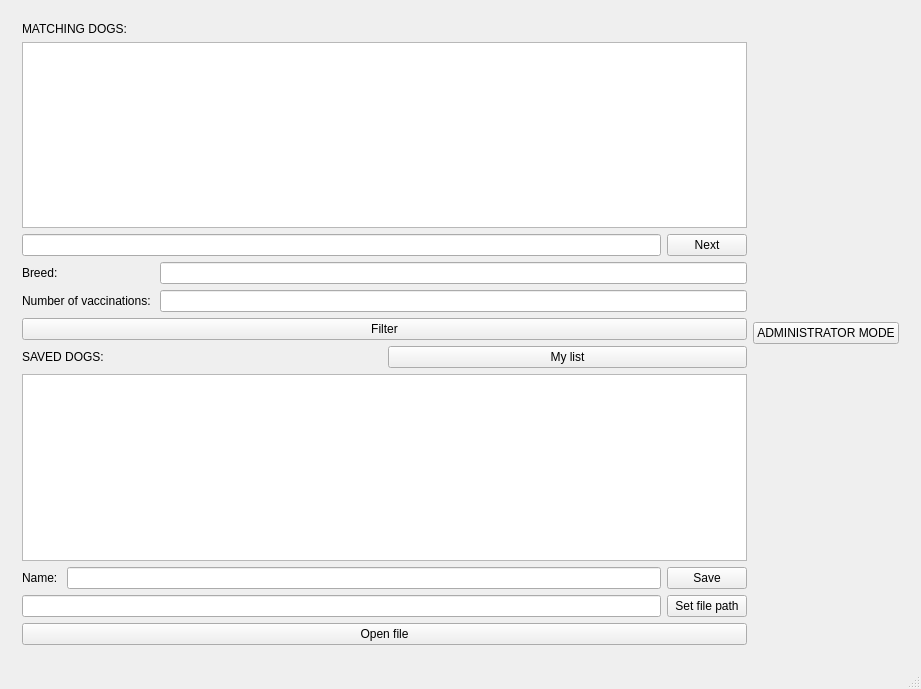
<?xml version="1.0" encoding="UTF-8"?>
<ui version="4.0">
 <class>GUIClass</class>
 <widget class="QMainWindow" name="GUIClass">
  <property name="geometry">
   <rect>
    <x>0</x>
    <y>0</y>
    <width>921</width>
    <height>689</height>
   </rect>
  </property>
  <property name="windowTitle">
   <string>GUI</string>
  </property>
  <property name="styleSheet">
   <string notr="true"/>
  </property>
  <widget class="QWidget" name="centralWidget">
   <layout class="QHBoxLayout" name="horizontalLayout_3">
    <item>
     <widget class="QStackedWidget" name="mainStackedWidget">
      <property name="currentIndex">
       <number>1</number>
      </property>
      <widget class="QWidget" name="administratorStackedWidgetPage">
       <layout class="QHBoxLayout" name="horizontalLayout">
        <item>
         <layout class="QHBoxLayout" name="administratorHorizontalLayout">
          <item>
           <layout class="QVBoxLayout" name="administratorVerticalLayout">
            <item>
             <widget class="QListWidget" name="administratorDogsListWidget"/>
            </item>
            <item>
             <layout class="QFormLayout" name="administratorDogFormLayout">
              <item row="0" column="0">
               <widget class="QLabel" name="administratorNameLabel">
                <property name="text">
                 <string>Name: </string>
                </property>
               </widget>
              </item>
              <item row="0" column="1">
               <widget class="QLineEdit" name="administratorNameLineEdit"/>
              </item>
              <item row="1" column="0">
               <widget class="QLabel" name="administratorBreedLabel">
                <property name="text">
                 <string>Breed: </string>
                </property>
               </widget>
              </item>
              <item row="1" column="1">
               <widget class="QLineEdit" name="administratorBreedLineEdit"/>
              </item>
              <item row="2" column="0">
               <widget class="QLabel" name="administratorBirthDateLabel">
                <property name="text">
                 <string>Birth date: </string>
                </property>
               </widget>
              </item>
              <item row="2" column="1">
               <widget class="QLineEdit" name="administratorBirthDateLineEdit"/>
              </item>
              <item row="3" column="0">
               <widget class="QLabel" name="administratorVaccinationsNumberLabel">
                <property name="text">
                 <string>Number of vaccinations: </string>
                </property>
               </widget>
              </item>
              <item row="3" column="1">
               <widget class="QLineEdit" name="administratorVaccinationsNumberLineEdit"/>
              </item>
              <item row="4" column="0">
               <widget class="QLabel" name="administratorPhotographLabel">
                <property name="text">
                 <string>Photograph: </string>
                </property>
               </widget>
              </item>
              <item row="4" column="1">
               <widget class="QLineEdit" name="administratorPhotographLineEdit"/>
              </item>
             </layout>
            </item>
            <item>
             <layout class="QHBoxLayout" name="administratorPushButtonsHorizontalLayout">
              <item>
               <widget class="QPushButton" name="administratorAddPushButton">
                <property name="text">
                 <string>Add</string>
                </property>
               </widget>
              </item>
              <item>
               <widget class="QPushButton" name="administratorUpdatePushButton">
                <property name="text">
                 <string>Update</string>
                </property>
               </widget>
              </item>
              <item>
               <widget class="QPushButton" name="administratorDeletePushButton">
                <property name="text">
                 <string>Delete</string>
                </property>
               </widget>
              </item>
             </layout>
            </item>
            <item>
             <layout class="QHBoxLayout" name="actionHorizontalLayout">
              <item>
               <widget class="QPushButton" name="undoPushButton">
                <property name="text">
                 <string>Undo</string>
                </property>
                <property name="shortcut">
                 <string>Ctrl+Z</string>
                </property>
               </widget>
              </item>
              <item>
               <widget class="QPushButton" name="redoPushButton">
                <property name="text">
                 <string>Redo</string>
                </property>
                <property name="shortcut">
                 <string>Ctrl+Y</string>
                </property>
               </widget>
              </item>
             </layout>
            </item>
            <item>
             <layout class="QHBoxLayout" name="administratorFilePathHorizontalLayout">
              <item>
               <widget class="QLineEdit" name="administratorFilePathLineEdit"/>
              </item>
              <item>
               <widget class="QPushButton" name="administratorSetFilePathPushButton">
                <property name="text">
                 <string>Set file path</string>
                </property>
               </widget>
              </item>
             </layout>
            </item>
           </layout>
          </item>
          <item>
           <widget class="QPushButton" name="administratorUserModePushButton">
            <property name="text">
             <string>USER MODE</string>
            </property>
           </widget>
          </item>
         </layout>
        </item>
       </layout>
      </widget>
      <widget class="QWidget" name="userStackedWidgetPage">
       <layout class="QHBoxLayout" name="horizontalLayout_2">
        <item>
         <layout class="QHBoxLayout" name="userHorizontalLayout">
          <item>
           <layout class="QVBoxLayout" name="userVerticalLayout">
            <item>
             <layout class="QVBoxLayout" name="userMatchingDogsVerticalLayout">
              <item>
               <widget class="QLabel" name="userMatchingDogsLabel">
                <property name="text">
                 <string>MATCHING DOGS: </string>
                </property>
               </widget>
              </item>
              <item>
               <widget class="QListWidget" name="userMatchingDogsListWidget"/>
              </item>
             </layout>
            </item>
            <item>
             <layout class="QHBoxLayout" name="userNextHorizontalLayout">
              <item>
               <widget class="QLineEdit" name="userNextLineEdit"/>
              </item>
              <item>
               <widget class="QPushButton" name="userNextPushButton">
                <property name="text">
                 <string>Next</string>
                </property>
               </widget>
              </item>
             </layout>
            </item>
            <item>
             <layout class="QVBoxLayout" name="userFilterVerticalLayout">
              <item>
               <layout class="QFormLayout" name="userFilterFormLayout">
                <item row="0" column="0">
                 <widget class="QLabel" name="userBreedLabel">
                  <property name="text">
                   <string>Breed: </string>
                  </property>
                 </widget>
                </item>
                <item row="0" column="1">
                 <widget class="QLineEdit" name="userBreedLineEdit"/>
                </item>
                <item row="1" column="0">
                 <widget class="QLabel" name="userVaccinationsNumberLabel">
                  <property name="text">
                   <string>Number of vaccinations: </string>
                  </property>
                 </widget>
                </item>
                <item row="1" column="1">
                 <widget class="QLineEdit" name="userVaccinationsNumberLineEdit"/>
                </item>
               </layout>
              </item>
              <item>
               <widget class="QPushButton" name="userFilterPushButton">
                <property name="text">
                 <string>Filter</string>
                </property>
               </widget>
              </item>
              <item>
               <layout class="QVBoxLayout" name="userSavedDogsVerticalLayout">
                <item>
                 <layout class="QHBoxLayout" name="userMylistHorizontalLayout">
                  <item>
                   <widget class="QLabel" name="userSavedDogsLabel">
                    <property name="text">
                     <string>SAVED DOGS: </string>
                    </property>
                   </widget>
                  </item>
                  <item>
                   <widget class="QPushButton" name="userMylitsPushButton">
                    <property name="text">
                     <string>My list</string>
                    </property>
                   </widget>
                  </item>
                 </layout>
                </item>
                <item>
                 <widget class="QListWidget" name="userSavedDogsListWidget"/>
                </item>
               </layout>
              </item>
             </layout>
            </item>
            <item>
             <layout class="QHBoxLayout" name="userSaveHorizontalLayout">
              <item>
               <widget class="QLabel" name="userNameLabel">
                <property name="text">
                 <string>Name: </string>
                </property>
               </widget>
              </item>
              <item>
               <widget class="QLineEdit" name="userNameLineEdit"/>
              </item>
              <item>
               <widget class="QPushButton" name="userSavePushButton">
                <property name="text">
                 <string>Save</string>
                </property>
               </widget>
              </item>
             </layout>
            </item>
            <item>
             <layout class="QVBoxLayout" name="userFilePathVerticalLayout">
              <item>
               <layout class="QHBoxLayout" name="userSetFilePathHorizontalLayout">
                <item>
                 <widget class="QLineEdit" name="userFilePathLineEdit"/>
                </item>
                <item>
                 <widget class="QPushButton" name="userSetFilePathPushButton">
                  <property name="text">
                   <string>Set file path</string>
                  </property>
                 </widget>
                </item>
               </layout>
              </item>
              <item>
               <widget class="QPushButton" name="userOpenFilePushButton">
                <property name="text">
                 <string>Open file</string>
                </property>
               </widget>
              </item>
             </layout>
            </item>
           </layout>
          </item>
          <item>
           <widget class="QPushButton" name="userAdministratorModePushButton">
            <property name="text">
             <string>ADMINISTRATOR MODE</string>
            </property>
           </widget>
          </item>
         </layout>
        </item>
       </layout>
      </widget>
     </widget>
    </item>
   </layout>
  </widget>
  <widget class="QStatusBar" name="statusBar"/>
 </widget>
 <layoutdefault spacing="6" margin="11"/>
 <resources>
  <include location="GUI.qrc"/>
 </resources>
 <connections/>
</ui>
